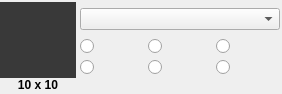
<?xml version="1.0" encoding="UTF-8"?>
<ui version="4.0">
 <class>ContextPaneWidgetImage</class>
 <widget class="QWidget" name="ContextPaneWidgetImage">
  <property name="geometry">
   <rect>
    <x>0</x>
    <y>0</y>
    <width>282</width>
    <height>93</height>
   </rect>
  </property>
  <property name="windowTitle">
   <string/>
  </property>
  <layout class="QGridLayout" name="gridLayout">
   <property name="leftMargin">
    <number>0</number>
   </property>
   <property name="topMargin">
    <number>2</number>
   </property>
   <property name="rightMargin">
    <number>2</number>
   </property>
   <property name="bottomMargin">
    <number>2</number>
   </property>
   <property name="horizontalSpacing">
    <number>4</number>
   </property>
   <property name="verticalSpacing">
    <number>0</number>
   </property>
   <item row="0" column="1" colspan="3">
    <widget class="QmlEditorWidgets::FileWidget" name="fileWidget">
     <property name="sizePolicy">
      <sizepolicy hsizetype="Expanding" vsizetype="Fixed">
       <horstretch>0</horstretch>
       <verstretch>0</verstretch>
      </sizepolicy>
     </property>
     <property name="minimumSize">
      <size>
       <width>200</width>
       <height>0</height>
      </size>
     </property>
     <property name="maximumSize">
      <size>
       <width>200</width>
       <height>16777215</height>
      </size>
     </property>
    </widget>
   </item>
   <item row="1" column="1">
    <widget class="QRadioButton" name="stretchRadioButton">
     <property name="toolTip">
      <string>The image is scaled to fit.</string>
     </property>
     <property name="text">
      <string/>
     </property>
     <property name="icon">
      <iconset resource="resources.qrc">
       <normaloff>:/qmldesigner/images/scale-icon.png</normaloff>:/qmldesigner/images/scale-icon.png</iconset>
     </property>
     <property name="iconSize">
      <size>
       <width>24</width>
       <height>24</height>
      </size>
     </property>
    </widget>
   </item>
   <item row="1" column="2">
    <widget class="QRadioButton" name="horizontalStretchRadioButton">
     <property name="toolTip">
      <string>The image is stretched horizontally and tiled vertically.</string>
     </property>
     <property name="text">
      <string/>
     </property>
     <property name="icon">
      <iconset resource="resources.qrc">
       <normaloff>:/qmldesigner/images/horizontal-scale-icon.png</normaloff>:/qmldesigner/images/horizontal-scale-icon.png</iconset>
     </property>
     <property name="iconSize">
      <size>
       <width>24</width>
       <height>24</height>
      </size>
     </property>
    </widget>
   </item>
   <item row="1" column="3">
    <widget class="QRadioButton" name="verticalStretchRadioButton">
     <property name="toolTip">
      <string>The image is stretched vertically and tiled horizontally.</string>
     </property>
     <property name="text">
      <string/>
     </property>
     <property name="icon">
      <iconset resource="resources.qrc">
       <normaloff>:/qmldesigner/images/vertical-scale-icon.png</normaloff>:/qmldesigner/images/vertical-scale-icon.png</iconset>
     </property>
     <property name="iconSize">
      <size>
       <width>24</width>
       <height>24</height>
      </size>
     </property>
    </widget>
   </item>
   <item row="2" column="1">
    <widget class="QRadioButton" name="tileRadioButton">
     <property name="toolTip">
      <string>The image is duplicated horizontally and vertically.</string>
     </property>
     <property name="text">
      <string/>
     </property>
     <property name="icon">
      <iconset resource="resources.qrc">
       <normaloff>:/qmldesigner/images/tile-icon.png</normaloff>:/qmldesigner/images/tile-icon.png</iconset>
     </property>
     <property name="iconSize">
      <size>
       <width>24</width>
       <height>24</height>
      </size>
     </property>
    </widget>
   </item>
   <item row="2" column="2">
    <widget class="QRadioButton" name="preserveAspectFitRadioButton">
     <property name="toolTip">
      <string>The image is scaled uniformly to fit without cropping.</string>
     </property>
     <property name="text">
      <string/>
     </property>
     <property name="icon">
      <iconset resource="resources.qrc">
       <normaloff>:/qmldesigner/images/aspect-fit-icon.png</normaloff>:/qmldesigner/images/aspect-fit-icon.png</iconset>
     </property>
     <property name="iconSize">
      <size>
       <width>24</width>
       <height>24</height>
      </size>
     </property>
    </widget>
   </item>
   <item row="2" column="3">
    <widget class="QRadioButton" name="cropAspectFitRadioButton">
     <property name="toolTip">
      <string>The image is scaled uniformly to fill, cropping if necessary.</string>
     </property>
     <property name="text">
      <string/>
     </property>
     <property name="icon">
      <iconset resource="resources.qrc">
       <normaloff>:/qmldesigner/images/aspect-crop-icon.png</normaloff>:/qmldesigner/images/aspect-crop-icon.png</iconset>
     </property>
     <property name="iconSize">
      <size>
       <width>24</width>
       <height>24</height>
      </size>
     </property>
    </widget>
   </item>
   <item row="0" column="0" rowspan="3">
    <widget class="QLabel" name="label">
     <property name="minimumSize">
      <size>
       <width>76</width>
       <height>76</height>
      </size>
     </property>
     <property name="maximumSize">
      <size>
       <width>76</width>
       <height>76</height>
      </size>
     </property>
     <property name="palette">
      <palette>
       <active>
        <colorrole role="Base">
         <brush brushstyle="SolidPattern">
          <color alpha="255">
           <red>255</red>
           <green>255</green>
           <blue>255</blue>
          </color>
         </brush>
        </colorrole>
        <colorrole role="Window">
         <brush brushstyle="SolidPattern">
          <color alpha="255">
           <red>57</red>
           <green>57</green>
           <blue>57</blue>
          </color>
         </brush>
        </colorrole>
       </active>
       <inactive>
        <colorrole role="Base">
         <brush brushstyle="SolidPattern">
          <color alpha="255">
           <red>255</red>
           <green>255</green>
           <blue>255</blue>
          </color>
         </brush>
        </colorrole>
        <colorrole role="Window">
         <brush brushstyle="SolidPattern">
          <color alpha="255">
           <red>57</red>
           <green>57</green>
           <blue>57</blue>
          </color>
         </brush>
        </colorrole>
       </inactive>
       <disabled>
        <colorrole role="Base">
         <brush brushstyle="SolidPattern">
          <color alpha="255">
           <red>57</red>
           <green>57</green>
           <blue>57</blue>
          </color>
         </brush>
        </colorrole>
        <colorrole role="Window">
         <brush brushstyle="SolidPattern">
          <color alpha="255">
           <red>57</red>
           <green>57</green>
           <blue>57</blue>
          </color>
         </brush>
        </colorrole>
       </disabled>
      </palette>
     </property>
     <property name="autoFillBackground">
      <bool>true</bool>
     </property>
     <property name="text">
      <string/>
     </property>
     <property name="alignment">
      <set>Qt::AlignLeading|Qt::AlignLeft|Qt::AlignTop</set>
     </property>
    </widget>
   </item>
   <item row="3" column="0">
    <widget class="QLabel" name="sizeLabel">
     <property name="font">
      <font>
       <weight>75</weight>
       <bold>true</bold>
      </font>
     </property>
     <property name="text">
      <string>10 x 10</string>
     </property>
     <property name="alignment">
      <set>Qt::AlignCenter</set>
     </property>
    </widget>
   </item>
  </layout>
 </widget>
 <customwidgets>
  <customwidget>
   <class>QmlEditorWidgets::FileWidget</class>
   <extends>QComboBox</extends>
   <header location="global">qmleditorwidgets/filewidget.h</header>
  </customwidget>
 </customwidgets>
 <resources>
  <include location="resources.qrc"/>
 </resources>
 <connections/>
</ui>
